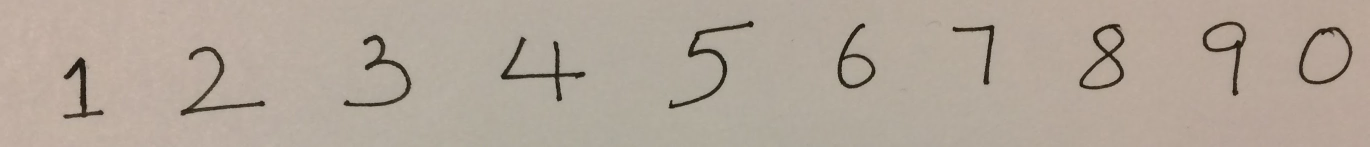
#> input picture project1_package/images/image1.JPG, 2739 x 294 px (shown at 1/2 size)
$ python -i ec.py   (imports and definitions only)
#> lines starting #> are read from the running program, lines starting #| are printed output that depends on the picture; after the words box and inside, x2 and y2 are one past the last pixel; in counts of white or black regions, pixels touching at a corner belong together
### project1_package/python/init_convnet.py
import numpy as np

def init_convnet(layers):
    h = layers[0]['height']
    w = layers[0]['width']
    c = layers[0]['channel']

    params = [None] * (len(layers) - 1)

    for i in range(1, len(layers)):
        layer_type = layers[i]['type']

        if layer_type == 'CONV':
            scale = np.sqrt(3 / (h * w * c))
            params[i-1] = {
                'w': 2 * scale * np.random.rand(layers[i]['k']*layers[i]['k']*c//layers[i]['group'], layers[i]['num']) - scale,
                'b': np.zeros((1, layers[i]['num']))
            }
            h = (h + 2*layers[i]['pad'] - layers[i]['k']) // layers[i]['stride'] + 1
            w = (w + 2*layers[i]['pad'] - layers[i]['k']) // layers[i]['stride'] + 1
            c = layers[i]['num']

        elif layer_type == 'POOLING':
            h = (h - layers[i]['k']) // layers[i]['stride'] + 1
            w = (w - layers[i]['k']) // layers[i]['stride'] + 1
            params[i-1] = {'w': np.zeros((0,0)), 'b': np.zeros((0,0))}

        elif layer_type == 'IP':
            scale = np.sqrt(3 / (h * w * c))
            if layers[i]['init_type'] == 'gaussian':
                params[i-1] = {
                    'w': scale * np.random.randn(h*w*c, layers[i]['num']),
                    'b': np.zeros((1, layers[i]['num']))
                }
            elif layers[i]['init_type'] == 'uniform':
                params[i-1] = {
                    'w': 2 * scale * np.random.rand(h*w*c, layers[i]['num']) - scale,
                    'b': np.zeros((1, layers[i]['num']))
                }
            h, w, c = 1, 1, layers[i]['num']

        elif layer_type in ['RELU', 'ELU']:
            params[i-1] = {'w': np.zeros((0,0)), 'b': np.zeros((0,0))}

        elif layer_type == 'LOSS':
            scale = np.sqrt(3 / (h * w * c))
            params[i-1] = {
                'w': (2 * scale * np.random.rand(h*w*c, layers[i]['num'] - 1) - scale).T,
                'b': np.zeros((1, layers[i]['num'] - 1)).T
            }
            h, w, c = 1, 1, layers[i]['num']

    return params

### project1_package/python/utils.py
import numpy as np
import copy

# [128 lines left out: functions col2im_conv, im2col_conv, im2col_conv_batch, sgd_momentum, get_lr, not called in this run]

def get_lenet(batch_size=100):
    layers = []

    # Layer 1: DATA
    layers.append({
        'type': 'DATA',
        'height': 28,
        'width': 28,
        'channel': 1,
        'batch_size': batch_size
    })

    # Layer 2: CONV
    layers.append({
        'type': 'CONV',
        'num': 20,
        'k': 5,
        'stride': 1,
        'pad': 0,
        'group': 1
    })

    # Layer 3: RELU
    layers.append({
        'type': 'RELU'
    })

    # Layer 4: POOLING
    layers.append({
        'type': 'POOLING',
        'k': 2,
        'stride': 2,
        'pad': 0
    })

    # Layer 5: CONV
    layers.append({
        'type': 'CONV',
        'k': 5,
        'stride': 1,
        'pad': 0,
        'group': 1,
        'num': 50
    })

    # Layer 6: RELU
    layers.append({
        'type': 'RELU'
    })

    # Layer 7: POOLING
    layers.append({
        'type': 'POOLING',
        'k': 2,
        'stride': 2,
        'pad': 0
    })

    # Layer 8: IP
    layers.append({
        'type': 'IP',
        'num': 500,
        'init_type': 'uniform'
    })

    # Layer 9: RELU
    layers.append({
        'type': 'RELU'
    })

    # Layer 10: LOSS
    layers.append({
        'type': 'LOSS',
        'num': 10
    })

    return layers

### project1_package/ec/ec.py
import numpy as np
import os
import sys
from PIL import Image
from scipy.io import loadmat
import cv2
import matplotlib.pyplot as plt

# Load the model architecture
current_dir = os.path.dirname(os.path.abspath(__file__))
parent_dir = os.path.abspath(os.path.join(current_dir, '..'))
python_dir = os.path.join(parent_dir, 'python')
sys.path.append(python_dir)

from utils import get_lenet
from conv_net import convnet_forward
from init_convnet import init_convnet

layers = get_lenet()
params = init_convnet(layers)

# Load the pre-trained model
# [1 line that did not run here, left out]
# [1 line that did not run here, left out]

# [3 lines not run here, left out]

# Function to process an image and extract digits using contours and bounding boxes
def process_image(img_path, threshold_val=150, stre=1):
#> called with img_path = '../images/image1.JPG', threshold_val = 150, stre = 1
    img = cv2.imread(img_path, cv2.IMREAD_GRAYSCALE)
#> img: shape (294, 2739); min 10, max 191, mean 168.6

    # Ensure stre is at least 1 to avoid kernel size errors
    if stre < 1:
        stre = 1

    # Apply morphological opening
    kernel = cv2.getStructuringElement(cv2.MORPH_ELLIPSE, (stre, stre))
    background = cv2.morphologyEx(img, cv2.MORPH_OPEN, kernel)

    # Invert and threshold the image
    com = cv2.bitwise_not(background)
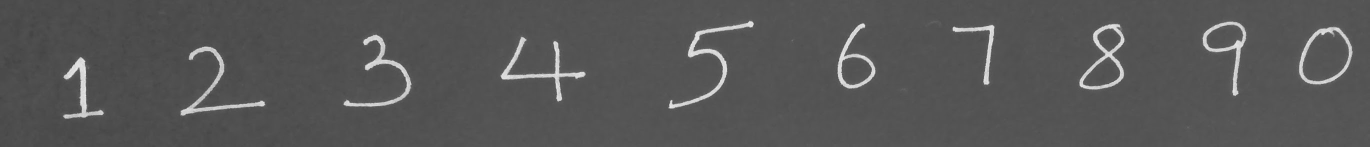
#> com: shape (294, 2739) (shown at 1/2 size); min 64, max 245, mean 86.4
    _, com = cv2.threshold(com, threshold_val, 255, cv2.THRESH_BINARY)
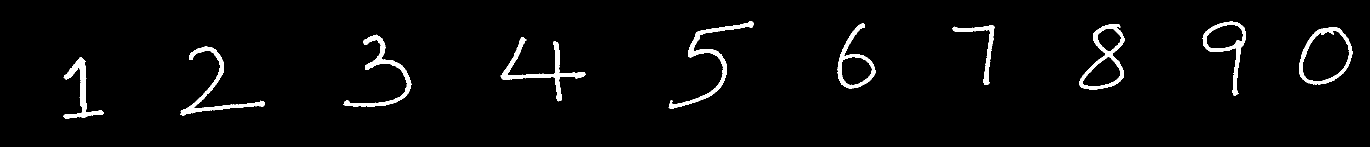
#> com: shape (294, 2739) (shown at 1/2 size); 3.1% white; 10 white regions, largest, box (x1, y1, x2, y2) and area: (1337, 42, 1507, 217) 3142, (1001, 74, 1171, 203) 2970, (361, 93, 530, 231) 2858

    # Find connected components
    num_labels, labels_im = cv2.connectedComponents(com)
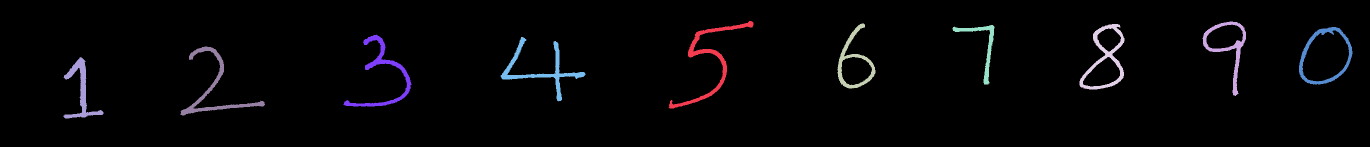
#> labels_im: shape (294, 2739) int32 (shown at 1/2 size); 11 distinct labels, from 0 to 10; one colour per label, 0 black
#> num_labels = 11

    # Extract bounding boxes for each component
    bounding_boxes = []
    for label in range(1, num_labels):  # Skip background
        component_mask = (labels_im == label).astype(np.uint8)
        x, y, w, h = cv2.boundingRect(component_mask)
        bounding_boxes.append((x, y, w, h))
#> this loop made 10 passes
#> (x, y, w, h) on passes 1 to 10: (1337, 42, 170, 175), (2405, 43, 87, 149), (1675, 47, 76, 130), (2159, 48, 90, 131), (1905, 50, 84, 119), (2598, 54, 107, 115), (687, 69, 136, 144), (1001, 74, 170, 129), (361, 93, 169, 138), (127, 114, 80, 123)
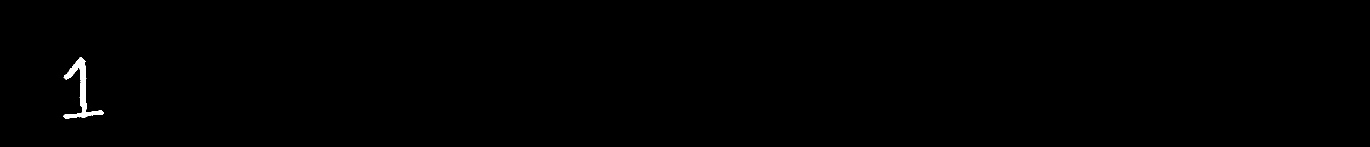
#> component_mask: shape (294, 2739) (shown at 1/2 size); values 0 (black) and 1 (white), 0.28% white; 1 white region, box (x1, y1, x2, y2) and area: (127, 114, 207, 237) 2289
#> after the loop, bounding_boxes = [(1337, 42, 170, 175), (2405, 43, 87, 149), (1675, 47, 76, 130), (2159, 48, 90, 131), (1905, 50, 84, 119), (2598, 54, 107, 115), (687, 69, 136, 144), (1001, 74, 170, 129), (361, 93, 169, 138), (127, 114, 80, 123)]

    # Prepare digits for the network
    digits = []
    for x, y, w, h in bounding_boxes:
        digit = com[y:y+h, x:x+w]

        # Pad to ensure the digit is square
        aspect_ratio = w / h
        if aspect_ratio > 1:
            pad_height = (w - h) // 2
            digit = cv2.copyMakeBorder(digit, pad_height, pad_height, 0, 0, cv2.BORDER_CONSTANT, value=[0, 0, 0])
        else:
            pad_width = (h - w) // 2
            digit = cv2.copyMakeBorder(digit, 0, 0, pad_width, pad_width, cv2.BORDER_CONSTANT, value=[0, 0, 0])

        # Resize to 28x28
        digit_resized = cv2.resize(digit, (28, 28), interpolation=cv2.INTER_LANCZOS4)
        digit_flattened = digit_resized.flatten() / 255.0  # Normalize to [0, 1]
        digits.append(digit_flattened)
#> this loop made 10 passes
#> (x, y, w, h, aspect_ratio, pad_width) on passes 1, 2, 3, 4, 5, 6, 7, 10: (1337, 42, 170, 175, 0.971, 2), (2405, 43, 87, 149, 0.584, 31), (1675, 47, 76, 130, 0.585, 27), (2159, 48, 90, 131, 0.687, 20), (1905, 50, 84, 119, 0.706, 17), (2598, 54, 107, 115, 0.93, 4), (687, 69, 136, 144, 0.944, 4), (127, 114, 80, 123, 0.65, 21)
#> (x, y, w, h, aspect_ratio, pad_height) on passes 8 to 9: (1001, 74, 170, 129, 1.32, 20), (361, 93, 169, 138, 1.22, 15)
#> pass 1, in process_image, `digit = com[y:y+h, x:x+w]`:
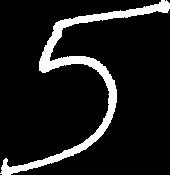
#> digit: shape (175, 170); 10.6% white; 1 white region, box (x1, y1, x2, y2) and area: (0, 0, 170, 175) 3142
#> pass 2, in process_image, `digit = com[y:y+h, x:x+w]`:
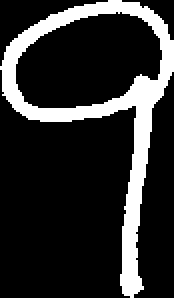
#> digit: shape (149, 87) (shown 2 times larger); 18% white; 1 white region, box (x1, y1, x2, y2) and area: (0, 0, 87, 149) 2330
#> after the loop:
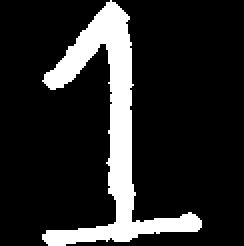
#> digit: shape (123, 122) (shown 2 times larger); 15.3% white; 1 white region, box (x1, y1, x2, y2) and area: (21, 0, 101, 123) 2289
#> after the loop, digits = 10 items

    return digits, bounding_boxes, com

# Get image paths
def get_image_paths(directory):
    image_paths = []
    for filename in os.listdir(directory):
        if filename.endswith((".png", ".jpg", ".jpeg", ".JPG")):
            image_paths.append(os.path.join(directory, filename))
    return image_paths

image_directory = os.path.join(parent_dir, "images")

# Get the image file paths
image_paths = get_image_paths(image_directory)

# Process each image and make predictions
# [56 lines not run here, left out]

>>> result = process_image('../images/image1.JPG')
